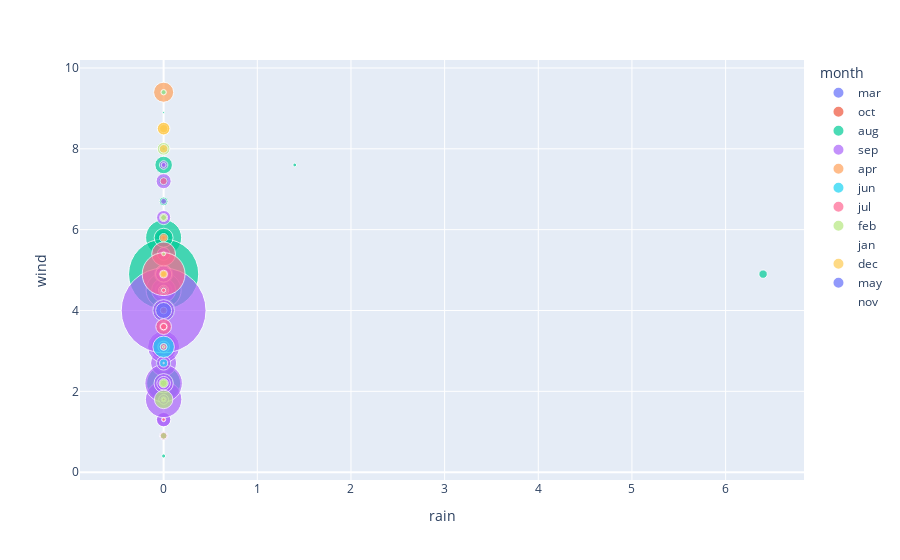

The notebook cell this image was saved under:
### Code cell
import plotly.express as px


fig = px.scatter(s_f, x="rain", y="wind", size="area", color="month",
           hover_name="day", size_max=60)
fig.show()

### Figure 1 — Plotly figure (JSON) as saved in the notebook; plotly's stock layout.template omitted (floating-point values rounded to 4 significant figures; data arrays with more than 128 entries replaced by an {"elided": "..."} marker saying what was removed)
{"data": [{"hovertemplate": "<b>%{hovertext}</b><br><br>month=mar<br>rain=%{x}<br>wind=%{y}<br>area=%{marker.size}<extra></extra>", "hovertext": ["fri", "fri", "sun", "sat", "wed", "tue", "mon", "mon", "sun", "sun", "fri", "fri", "fri", "mon", "sat", "fri", "sat", "fri", "thu", "fri", "fri", "tue", "tue", "sat", "sat", "mon", "mon", "mon", "sun", "tue", "mon", "mon", "sat", "thu", "fri", "sun", "sat", "sun", "fri", "sun", "sat", "mon", "sat", "sat", "mon", "mon", "thu", "thu", "tue", "wed", "wed", "mon", "wed", "thu"], "legendgroup": "mar", "marker": {"color": "#636efa", "size": [0, 0, 0, 0, 0, 0, 0, 0, 0, 0, 0, 0, 0, 0, 0, 0, 0, 0, 0, 0, 0, 0, 0, 0, 0, 0, 0, 0, 0, 0, 0.95, 1.75, 1.94, 2.14, 2.53, 7.19, 7.4, 8.24, 8.31, 12.1, 13.99, 27.35, 28.66, 28.66, 31.86, 36.85, 0, 0, 0, 0, 0, 3.18, 5.55, 6.61], "sizemode": "area", "sizeref": 0.303, "symbol": "circle"}, "mode": "markers", "name": "mar", "orientation": "v", "showlegend": true, "type": "scatter", "x": [0, 0.2, 0, 0, 0, 0, 0, 0, 0, 0, 0, 0, 0, 0, 0, 0, 0, 0, 0, 0, 0, 0, 0, 0, 0, 0, 0, 0, 0, 0, 0, 0, 0, 0, 0, 0, 0, 0, 0, 0, 0, 0, 0, 0, 0, 0, 0, 0, 0, 0, 0, 0, 0, 0], "xaxis": "x", "y": [6.7, 4, 1.8, 5.4, 4, 2.7, 1.8, 5.8, 5.8, 6.3, 4.5, 7.6, 6.3, 3.1, 4.9, 5.4, 5.4, 6.3, 3.1, 5.8, 4.5, 7.6, 6.3, 6.3, 4.9, 4, 2.2, 3.1, 4.9, 2.7, 5.4, 3.1, 8.5, 4.5, 9.4, 5.8, 0.9, 4, 4, 3.6, 4, 5.8, 4.9, 4.9, 3.1, 5.8, 5.8, 5.4, 7.6, 5.8, 8, 5.8, 5.4, 3.6], "yaxis": "y"}, {"hovertemplate": "<b>%{hovertext}</b><br><br>month=oct<br>rain=%{x}<br>wind=%{y}<br>area=%{marker.size}<extra></extra>", "hovertext": ["tue", "sat", "mon", "tue", "fri", "sat", "sun", "sun", "wed", "sun", "mon", "mon", "wed", "sat", "mon"], "legendgroup": "oct", "marker": {"color": "#EF553B", "size": [0, 0, 0, 0, 0, 0, 0, 0, 0, 0, 5.44, 6.83, 13.7, 24.23, 49.37], "sizemode": "area", "sizeref": 0.303, "symbol": "circle"}, "mode": "markers", "name": "oct", "orientation": "v", "showlegend": true, "type": "scatter", "x": [0, 0, 0, 0, 0, 0, 0, 0, 0, 0, 0, 0, 0, 0, 0], "xaxis": "x", "y": [0.9, 1.3, 4.9, 4.5, 5.4, 4, 2.7, 5.4, 3.6, 0.9, 4, 4.5, 2.7, 3.1, 4], "yaxis": "y"}, {"hovertemplate": "<b>%{hovertext}</b><br><br>month=aug<br>rain=%{x}<br>wind=%{y}<br>area=%{marker.size}<extra></extra>", "hovertext": {"elided": "184 str values"}, "legendgroup": "aug", "marker": {"color": "#00cc96", "size": {"elided": "184 float values"}, "sizemode": "area", "sizeref": 0.303, "symbol": "circle"}, "mode": "markers", "name": "aug", "orientation": "v", "showlegend": true, "type": "scatter", "x": {"elided": "184 float values"}, "xaxis": "x", "y": {"elided": "184 float values"}, "yaxis": "y"}, {"hovertemplate": "<b>%{hovertext}</b><br><br>month=sep<br>rain=%{x}<br>wind=%{y}<br>area=%{marker.size}<extra></extra>", "hovertext": {"elided": "172 str values"}, "legendgroup": "sep", "marker": {"color": "#ab63fa", "size": {"elided": "172 float values"}, "sizemode": "area", "sizeref": 0.303, "symbol": "circle"}, "mode": "markers", "name": "sep", "orientation": "v", "showlegend": true, "type": "scatter", "x": {"elided": "172 int values"}, "xaxis": "x", "y": {"elided": "172 float values"}, "yaxis": "y"}, {"hovertemplate": "<b>%{hovertext}</b><br><br>month=apr<br>rain=%{x}<br>wind=%{y}<br>area=%{marker.size}<extra></extra>", "hovertext": ["sat", "thu", "thu", "sun", "wed", "fri", "mon", "sun", "sun"], "legendgroup": "apr", "marker": {"color": "#FFA15A", "size": [0, 4.61, 10.93, 0, 0, 0, 3.35, 61.13, 0], "sizemode": "area", "sizeref": 0.303, "symbol": "circle"}, "mode": "markers", "name": "apr", "orientation": "v", "showlegend": true, "type": "scatter", "x": [0, 0, 0, 0, 0, 0, 0, 0, 0], "xaxis": "x", "y": [4.5, 5.8, 5.8, 1.8, 2.7, 3.1, 3.1, 9.4, 5.8], "yaxis": "y"}, {"hovertemplate": "<b>%{hovertext}</b><br><br>month=jun<br>rain=%{x}<br>wind=%{y}<br>area=%{marker.size}<extra></extra>", "hovertext": ["sun", "fri", "sun", "sun", "sun", "wed", "sat", "mon", "mon", "fri", "fri", "wed", "wed", "mon", "sat", "thu", "thu"], "legendgroup": "jun", "marker": {"color": "#19d3f3", "size": [0, 1.19, 0, 0.9, 0, 0, 0, 0, 3.52, 0, 0, 0, 8.16, 1.94, 70.32, 10.08, 3.19], "sizemode": "area", "sizeref": 0.303, "symbol": "circle"}, "mode": "markers", "name": "jun", "orientation": "v", "showlegend": true, "type": "scatter", "x": [0, 0, 0, 0, 0, 0, 0, 0, 0, 0, 0, 0, 0, 0, 0, 0, 0], "xaxis": "x", "y": [4.5, 5.4, 1.3, 1.8, 2.2, 4.9, 2.7, 4.9, 5.4, 4.5, 4.5, 4.5, 4.5, 4, 3.1, 2.7, 9.4], "yaxis": "y"}, {"hovertemplate": "<b>%{hovertext}</b><br><br>month=jul<br>rain=%{x}<br>wind=%{y}<br>area=%{marker.size}<extra></extra>", "hovertext": ["tue", "mon", "tue", "sat", "sun", "sat", "fri", "sun", "wed", "sat", "sat", "sat", "sat", "sat", "fri", "tue", "tue", "wed", "wed", "tue", "mon", "tue", "sun", "sat", "fri", "mon", "thu", "sun", "sun", "mon", "thu", "thu"], "legendgroup": "jul", "marker": {"color": "#FF6692", "size": [0, 0, 0.36, 0.71, 1.36, 1.43, 37.02, 0, 0, 0, 0, 0, 0, 8, 2.64, 86.45, 6.57, 0, 7.73, 0, 1.63, 7.02, 6.3, 0, 0, 0, 1.76, 7.36, 2.21, 278.5, 2.75, 0], "sizemode": "area", "sizeref": 0.303, "symbol": "circle"}, "mode": "markers", "name": "jul", "orientation": "v", "showlegend": true, "type": "scatter", "x": [0, 0, 0, 0, 0, 0, 0, 0, 0.2, 0, 0, 0, 0, 0, 0, 0, 0, 0, 0, 0, 0, 0, 0, 0, 0, 0, 0, 0, 0, 0, 0, 0], "xaxis": "x", "y": [3.1, 3.1, 2.7, 5.4, 2.2, 1.8, 3.6, 6.3, 7.6, 2.7, 1.8, 1.8, 1.8, 0.9, 1.3, 5.4, 3.6, 4, 7.2, 5.4, 4.5, 3.1, 3.6, 1.8, 8, 2.7, 1.3, 4, 4.5, 4.9, 4.5, 4.9], "yaxis": "y"}, {"hovertemplate": "<b>%{hovertext}</b><br><br>month=feb<br>rain=%{x}<br>wind=%{y}<br>area=%{marker.size}<extra></extra>", "hovertext": ["mon", "fri", "thu", "fri", "sat", "sat", "sun", "sun", "sun", "wed", "fri", "mon", "mon", "sun", "sat", "fri", "fri", "tue", "tue", "sat"], "legendgroup": "feb", "marker": {"color": "#B6E880", "size": [0, 0, 0, 0, 0, 0, 6.38, 13.05, 0, 1.1, 24.24, 9.96, 0, 51.78, 0, 0, 4.62, 5.39, 2.14, 6.84], "sizemode": "area", "sizeref": 0.303, "symbol": "circle"}, "mode": "markers", "name": "feb", "orientation": "v", "showlegend": true, "type": "scatter", "x": [0, 0, 0, 0, 0, 0, 0, 0, 0, 0, 0, 0, 0, 0, 0, 0, 0, 0, 0, 0], "xaxis": "x", "y": [5.4, 0.9, 3.1, 3.1, 1.8, 2.7, 2.2, 2.2, 4, 3.1, 8, 6.3, 1.8, 1.8, 4, 2.7, 9.4, 6.3, 5.4, 0.9], "yaxis": "y"}, {"hovertemplate": "<b>%{hovertext}</b><br><br>month=jan<br>rain=%{x}<br>wind=%{y}<br>area=%{marker.size}<extra></extra>", "hovertext": ["sat", "sun"], "legendgroup": "jan", "marker": {"color": "#FF97FF", "size": [0, 0], "sizemode": "area", "sizeref": 0.303, "symbol": "circle"}, "mode": "markers", "name": "jan", "orientation": "v", "showlegend": true, "type": "scatter", "x": [0, 0], "xaxis": "x", "y": [3.1, 0.9], "yaxis": "y"}, {"hovertemplate": "<b>%{hovertext}</b><br><br>month=dec<br>rain=%{x}<br>wind=%{y}<br>area=%{marker.size}<extra></extra>", "hovertext": ["sun", "wed", "thu", "mon", "mon", "mon", "mon", "fri", "tue"], "legendgroup": "dec", "marker": {"color": "#FECB52", "size": [8.98, 11.19, 5.38, 17.85, 10.73, 22.03, 9.77, 9.27, 24.77], "sizemode": "area", "sizeref": 0.303, "symbol": "circle"}, "mode": "markers", "name": "dec", "orientation": "v", "showlegend": true, "type": "scatter", "x": [0, 0, 0, 0, 0, 0, 0, 0, 0], "xaxis": "x", "y": [8.5, 8, 4.9, 8.5, 8.5, 8.5, 8.5, 4.9, 8.5], "yaxis": "y"}, {"hovertemplate": "<b>%{hovertext}</b><br><br>month=may<br>rain=%{x}<br>wind=%{y}<br>area=%{marker.size}<extra></extra>", "hovertext": ["sat", "fri"], "legendgroup": "may", "marker": {"color": "#636efa", "size": [0, 38.48], "sizemode": "area", "sizeref": 0.303, "symbol": "circle"}, "mode": "markers", "name": "may", "orientation": "v", "showlegend": true, "type": "scatter", "x": [0, 0], "xaxis": "x", "y": [4.9, 4], "yaxis": "y"}, {"hovertemplate": "<b>%{hovertext}</b><br><br>month=nov<br>rain=%{x}<br>wind=%{y}<br>area=%{marker.size}<extra></extra>", "hovertext": ["tue"], "legendgroup": "nov", "marker": {"color": "#EF553B", "size": [0], "sizemode": "area", "sizeref": 0.303, "symbol": "circle"}, "mode": "markers", "name": "nov", "orientation": "v", "showlegend": true, "type": "scatter", "x": [0], "xaxis": "x", "y": [4.5], "yaxis": "y"}], "layout": {"legend": {"itemsizing": "constant", "title": {"text": "month"}, "tracegroupgap": 0}, "margin": {"t": 60}, "xaxis": {"anchor": "y", "domain": [0, 1], "title": {"text": "rain"}}, "yaxis": {"anchor": "x", "domain": [0, 1], "title": {"text": "wind"}}}}
